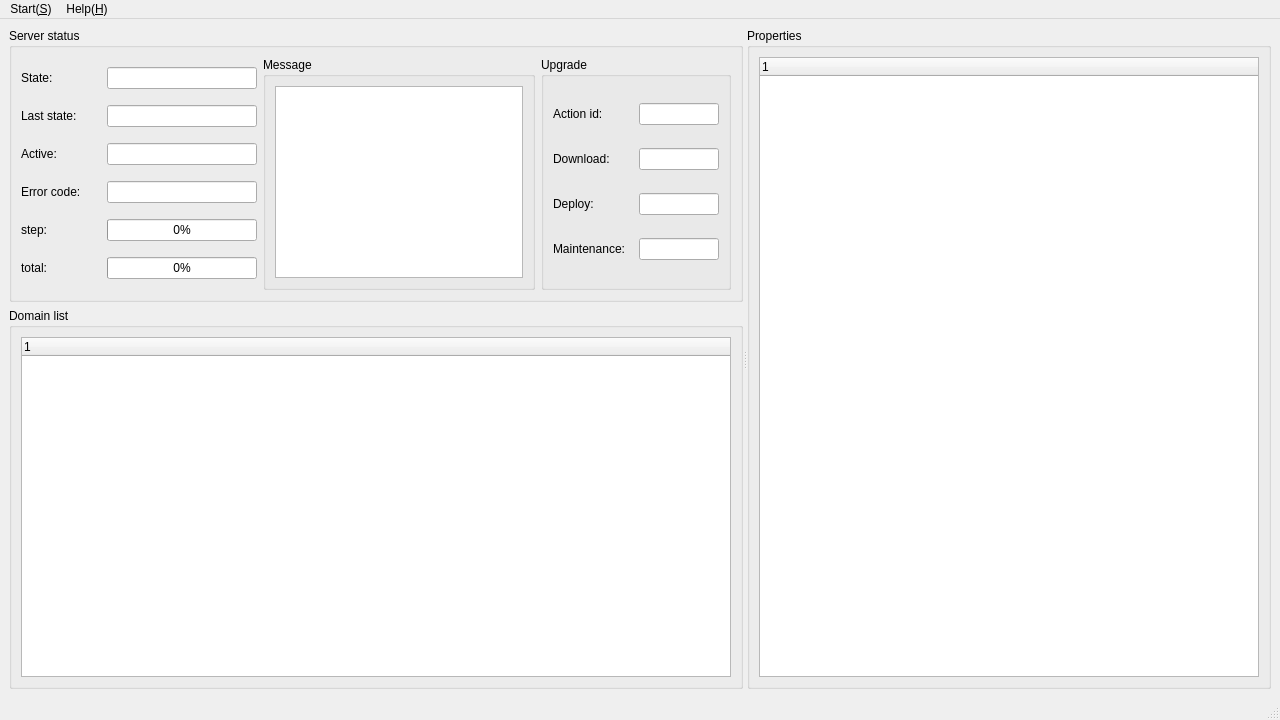
<?xml version="1.0" encoding="UTF-8"?>
<ui version="4.0">
 <class>MainWindow</class>
 <widget class="QMainWindow" name="MainWindow">
  <property name="geometry">
   <rect>
    <x>0</x>
    <y>0</y>
    <width>1280</width>
    <height>720</height>
   </rect>
  </property>
  <property name="minimumSize">
   <size>
    <width>1280</width>
    <height>720</height>
   </size>
  </property>
  <property name="windowTitle">
   <string>MainWindow</string>
  </property>
  <widget class="QWidget" name="centralwidget">
   <layout class="QGridLayout" name="gridLayout_3">
    <item row="0" column="1">
     <widget class="QSplitter" name="splitter">
      <property name="orientation">
       <enum>Qt::Horizontal</enum>
      </property>
      <widget class="QWidget" name="layoutWidget">
       <layout class="QVBoxLayout" name="verticalLayout_3">
        <item>
         <layout class="QHBoxLayout" name="horizontalLayout_10">
          <item>
           <widget class="QGroupBox" name="groupBox_server">
            <property name="title">
             <string>Server status</string>
            </property>
            <layout class="QHBoxLayout" name="horizontalLayout_12">
             <item>
              <layout class="QVBoxLayout" name="verticalLayout">
               <item>
                <layout class="QHBoxLayout" name="horizontalLayout">
                 <item>
                  <widget class="QLabel" name="label_state">
                   <property name="minimumSize">
                    <size>
                     <width>80</width>
                     <height>0</height>
                    </size>
                   </property>
                   <property name="maximumSize">
                    <size>
                     <width>80</width>
                     <height>16777215</height>
                    </size>
                   </property>
                   <property name="text">
                    <string>State:</string>
                   </property>
                  </widget>
                 </item>
                 <item>
                  <widget class="QLineEdit" name="lineEdit_state">
                   <property name="minimumSize">
                    <size>
                     <width>100</width>
                     <height>0</height>
                    </size>
                   </property>
                   <property name="maximumSize">
                    <size>
                     <width>150</width>
                     <height>16777215</height>
                    </size>
                   </property>
                   <property name="mouseTracking">
                    <bool>true</bool>
                   </property>
                   <property name="frame">
                    <bool>true</bool>
                   </property>
                   <property name="readOnly">
                    <bool>true</bool>
                   </property>
                  </widget>
                 </item>
                </layout>
               </item>
               <item>
                <layout class="QHBoxLayout" name="horizontalLayout_2">
                 <item>
                  <widget class="QLabel" name="label_last">
                   <property name="minimumSize">
                    <size>
                     <width>80</width>
                     <height>0</height>
                    </size>
                   </property>
                   <property name="maximumSize">
                    <size>
                     <width>80</width>
                     <height>16777215</height>
                    </size>
                   </property>
                   <property name="text">
                    <string>Last state:</string>
                   </property>
                  </widget>
                 </item>
                 <item>
                  <widget class="QLineEdit" name="lineEdit_last">
                   <property name="minimumSize">
                    <size>
                     <width>100</width>
                     <height>0</height>
                    </size>
                   </property>
                   <property name="maximumSize">
                    <size>
                     <width>150</width>
                     <height>16777215</height>
                    </size>
                   </property>
                   <property name="frame">
                    <bool>true</bool>
                   </property>
                   <property name="readOnly">
                    <bool>true</bool>
                   </property>
                  </widget>
                 </item>
                </layout>
               </item>
               <item>
                <layout class="QHBoxLayout" name="horizontalLayout_3">
                 <item>
                  <widget class="QLabel" name="label_active">
                   <property name="minimumSize">
                    <size>
                     <width>80</width>
                     <height>0</height>
                    </size>
                   </property>
                   <property name="maximumSize">
                    <size>
                     <width>80</width>
                     <height>16777215</height>
                    </size>
                   </property>
                   <property name="text">
                    <string>Active:</string>
                   </property>
                  </widget>
                 </item>
                 <item>
                  <widget class="QLineEdit" name="lineEdit_active">
                   <property name="minimumSize">
                    <size>
                     <width>100</width>
                     <height>0</height>
                    </size>
                   </property>
                   <property name="maximumSize">
                    <size>
                     <width>150</width>
                     <height>16777215</height>
                    </size>
                   </property>
                   <property name="readOnly">
                    <bool>true</bool>
                   </property>
                  </widget>
                 </item>
                </layout>
               </item>
               <item>
                <layout class="QHBoxLayout" name="horizontalLayout_4">
                 <item>
                  <widget class="QLabel" name="label_error">
                   <property name="minimumSize">
                    <size>
                     <width>80</width>
                     <height>0</height>
                    </size>
                   </property>
                   <property name="maximumSize">
                    <size>
                     <width>80</width>
                     <height>16777215</height>
                    </size>
                   </property>
                   <property name="text">
                    <string>Error code:</string>
                   </property>
                  </widget>
                 </item>
                 <item>
                  <widget class="QLineEdit" name="lineEdit_error">
                   <property name="minimumSize">
                    <size>
                     <width>100</width>
                     <height>0</height>
                    </size>
                   </property>
                   <property name="maximumSize">
                    <size>
                     <width>150</width>
                     <height>16777215</height>
                    </size>
                   </property>
                   <property name="readOnly">
                    <bool>true</bool>
                   </property>
                  </widget>
                 </item>
                </layout>
               </item>
               <item>
                <layout class="QHBoxLayout" name="horizontalLayout_8">
                 <item>
                  <widget class="QLabel" name="label_step">
                   <property name="minimumSize">
                    <size>
                     <width>80</width>
                     <height>0</height>
                    </size>
                   </property>
                   <property name="maximumSize">
                    <size>
                     <width>80</width>
                     <height>16777215</height>
                    </size>
                   </property>
                   <property name="text">
                    <string>step:</string>
                   </property>
                  </widget>
                 </item>
                 <item>
                  <widget class="ViewerProgressBar" name="progressBar_step">
                   <property name="minimumSize">
                    <size>
                     <width>150</width>
                     <height>0</height>
                    </size>
                   </property>
                   <property name="maximumSize">
                    <size>
                     <width>150</width>
                     <height>16777215</height>
                    </size>
                   </property>
                   <property name="value">
                    <number>0</number>
                   </property>
                  </widget>
                 </item>
                </layout>
               </item>
               <item>
                <layout class="QHBoxLayout" name="horizontalLayout_11">
                 <item>
                  <widget class="QLabel" name="label_total">
                   <property name="minimumSize">
                    <size>
                     <width>80</width>
                     <height>0</height>
                    </size>
                   </property>
                   <property name="maximumSize">
                    <size>
                     <width>80</width>
                     <height>16777215</height>
                    </size>
                   </property>
                   <property name="text">
                    <string>total:</string>
                   </property>
                  </widget>
                 </item>
                 <item>
                  <widget class="ViewerProgressBar" name="progressBar_total">
                   <property name="minimumSize">
                    <size>
                     <width>150</width>
                     <height>0</height>
                    </size>
                   </property>
                   <property name="maximumSize">
                    <size>
                     <width>150</width>
                     <height>16777215</height>
                    </size>
                   </property>
                   <property name="value">
                    <number>0</number>
                   </property>
                  </widget>
                 </item>
                </layout>
               </item>
              </layout>
             </item>
             <item>
              <widget class="QGroupBox" name="groupBox">
               <property name="title">
                <string>Message</string>
               </property>
               <layout class="QGridLayout" name="gridLayout_4">
                <item row="0" column="0">
                 <widget class="QPlainTextEdit" name="plainTextEdit">
                  <property name="sizePolicy">
                   <sizepolicy hsizetype="Expanding" vsizetype="Fixed">
                    <horstretch>0</horstretch>
                    <verstretch>0</verstretch>
                   </sizepolicy>
                  </property>
                  <property name="minimumSize">
                   <size>
                    <width>200</width>
                    <height>0</height>
                   </size>
                  </property>
                  <property name="readOnly">
                   <bool>true</bool>
                  </property>
                 </widget>
                </item>
               </layout>
              </widget>
             </item>
             <item>
              <widget class="QGroupBox" name="groupBox_upgrade">
               <property name="title">
                <string>Upgrade</string>
               </property>
               <layout class="QVBoxLayout" name="verticalLayout_2">
                <item>
                 <layout class="QHBoxLayout" name="horizontalLayout_7">
                  <item>
                   <widget class="QLabel" name="label_action">
                    <property name="minimumSize">
                     <size>
                      <width>80</width>
                      <height>0</height>
                     </size>
                    </property>
                    <property name="maximumSize">
                     <size>
                      <width>80</width>
                      <height>16777215</height>
                     </size>
                    </property>
                    <property name="text">
                     <string>Action id:</string>
                    </property>
                   </widget>
                  </item>
                  <item>
                   <widget class="QLineEdit" name="lineEdit_action">
                    <property name="sizePolicy">
                     <sizepolicy hsizetype="Fixed" vsizetype="Fixed">
                      <horstretch>0</horstretch>
                      <verstretch>0</verstretch>
                     </sizepolicy>
                    </property>
                    <property name="minimumSize">
                     <size>
                      <width>80</width>
                      <height>0</height>
                     </size>
                    </property>
                    <property name="maximumSize">
                     <size>
                      <width>80</width>
                      <height>16777215</height>
                     </size>
                    </property>
                    <property name="readOnly">
                     <bool>true</bool>
                    </property>
                   </widget>
                  </item>
                 </layout>
                </item>
                <item>
                 <layout class="QHBoxLayout" name="horizontalLayout_5">
                  <item>
                   <widget class="QLabel" name="label_download">
                    <property name="minimumSize">
                     <size>
                      <width>80</width>
                      <height>0</height>
                     </size>
                    </property>
                    <property name="maximumSize">
                     <size>
                      <width>80</width>
                      <height>16777215</height>
                     </size>
                    </property>
                    <property name="text">
                     <string>Download:</string>
                    </property>
                   </widget>
                  </item>
                  <item>
                   <widget class="QLineEdit" name="lineEdit_download">
                    <property name="sizePolicy">
                     <sizepolicy hsizetype="Fixed" vsizetype="Fixed">
                      <horstretch>0</horstretch>
                      <verstretch>0</verstretch>
                     </sizepolicy>
                    </property>
                    <property name="minimumSize">
                     <size>
                      <width>80</width>
                      <height>0</height>
                     </size>
                    </property>
                    <property name="maximumSize">
                     <size>
                      <width>80</width>
                      <height>16777215</height>
                     </size>
                    </property>
                    <property name="readOnly">
                     <bool>true</bool>
                    </property>
                   </widget>
                  </item>
                 </layout>
                </item>
                <item>
                 <layout class="QHBoxLayout" name="horizontalLayout_6">
                  <item>
                   <widget class="QLabel" name="label_deploy">
                    <property name="minimumSize">
                     <size>
                      <width>80</width>
                      <height>0</height>
                     </size>
                    </property>
                    <property name="maximumSize">
                     <size>
                      <width>80</width>
                      <height>16777215</height>
                     </size>
                    </property>
                    <property name="text">
                     <string>Deploy:</string>
                    </property>
                   </widget>
                  </item>
                  <item>
                   <widget class="QLineEdit" name="lineEdit_deploy">
                    <property name="sizePolicy">
                     <sizepolicy hsizetype="Fixed" vsizetype="Fixed">
                      <horstretch>0</horstretch>
                      <verstretch>0</verstretch>
                     </sizepolicy>
                    </property>
                    <property name="minimumSize">
                     <size>
                      <width>80</width>
                      <height>0</height>
                     </size>
                    </property>
                    <property name="maximumSize">
                     <size>
                      <width>80</width>
                      <height>16777215</height>
                     </size>
                    </property>
                    <property name="readOnly">
                     <bool>true</bool>
                    </property>
                   </widget>
                  </item>
                 </layout>
                </item>
                <item>
                 <layout class="QHBoxLayout" name="horizontalLayout_9">
                  <item>
                   <widget class="QLabel" name="label_maintenance">
                    <property name="minimumSize">
                     <size>
                      <width>80</width>
                      <height>0</height>
                     </size>
                    </property>
                    <property name="maximumSize">
                     <size>
                      <width>80</width>
                      <height>16777215</height>
                     </size>
                    </property>
                    <property name="text">
                     <string>Maintenance:</string>
                    </property>
                   </widget>
                  </item>
                  <item>
                   <widget class="QLineEdit" name="lineEdit_maintenance">
                    <property name="sizePolicy">
                     <sizepolicy hsizetype="Fixed" vsizetype="Fixed">
                      <horstretch>0</horstretch>
                      <verstretch>0</verstretch>
                     </sizepolicy>
                    </property>
                    <property name="minimumSize">
                     <size>
                      <width>80</width>
                      <height>0</height>
                     </size>
                    </property>
                    <property name="maximumSize">
                     <size>
                      <width>80</width>
                      <height>16777215</height>
                     </size>
                    </property>
                    <property name="readOnly">
                     <bool>true</bool>
                    </property>
                   </widget>
                  </item>
                 </layout>
                </item>
               </layout>
              </widget>
             </item>
            </layout>
           </widget>
          </item>
         </layout>
        </item>
        <item>
         <widget class="QGroupBox" name="groupBox_client">
          <property name="sizePolicy">
           <sizepolicy hsizetype="Preferred" vsizetype="MinimumExpanding">
            <horstretch>0</horstretch>
            <verstretch>0</verstretch>
           </sizepolicy>
          </property>
          <property name="title">
           <string>Domain list</string>
          </property>
          <layout class="QGridLayout" name="gridLayout_2">
           <item row="0" column="0">
            <widget class="QTreeWidget" name="treeWidget_list">
             <column>
              <property name="text">
               <string>1</string>
              </property>
             </column>
            </widget>
           </item>
          </layout>
         </widget>
        </item>
       </layout>
      </widget>
      <widget class="QGroupBox" name="groupBox_property">
       <property name="sizePolicy">
        <sizepolicy hsizetype="Preferred" vsizetype="Preferred">
         <horstretch>0</horstretch>
         <verstretch>0</verstretch>
        </sizepolicy>
       </property>
       <property name="title">
        <string>Properties</string>
       </property>
       <layout class="QGridLayout" name="gridLayout">
        <item row="0" column="0">
         <widget class="QTreeWidget" name="treeWidget_value">
          <property name="minimumSize">
           <size>
            <width>500</width>
            <height>0</height>
           </size>
          </property>
          <column>
           <property name="text">
            <string>1</string>
           </property>
          </column>
         </widget>
        </item>
       </layout>
      </widget>
     </widget>
    </item>
   </layout>
  </widget>
  <widget class="QStatusBar" name="statusBar"/>
  <widget class="QMenuBar" name="menuBar">
   <property name="geometry">
    <rect>
     <x>0</x>
     <y>0</y>
     <width>1280</width>
     <height>24</height>
    </rect>
   </property>
   <widget class="QMenu" name="menuHelp_H">
    <property name="title">
     <string>Help(&amp;H)</string>
    </property>
    <addaction name="actionAbout_A"/>
    <addaction name="actionAboutQt_T"/>
   </widget>
   <widget class="QMenu" name="menuStart_S">
    <property name="title">
     <string>Start(&amp;S)</string>
    </property>
    <addaction name="actionQuit_Q"/>
   </widget>
   <addaction name="menuStart_S"/>
   <addaction name="menuHelp_H"/>
  </widget>
  <action name="actionQuit_Q">
   <property name="text">
    <string>Quit(&amp;Q)</string>
   </property>
  </action>
  <action name="actionAbout_A">
   <property name="text">
    <string>About this(&amp;A)</string>
   </property>
  </action>
  <action name="actionAboutQt_T">
   <property name="text">
    <string>About Qt(&amp;T)</string>
   </property>
  </action>
 </widget>
 <customwidgets>
  <customwidget>
   <class>ViewerProgressBar</class>
   <extends>QProgressBar</extends>
   <header>QProgressBar</header>
  </customwidget>
 </customwidgets>
 <resources/>
 <connections/>
</ui>
